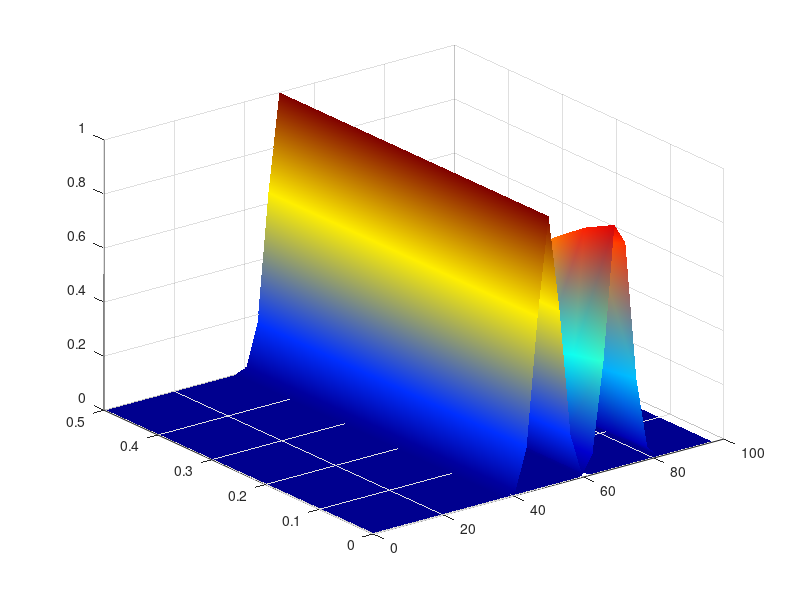
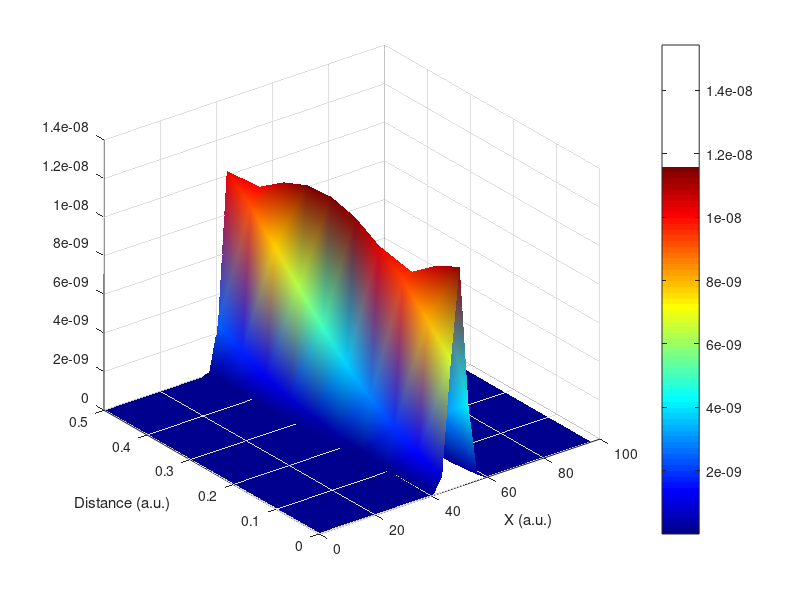
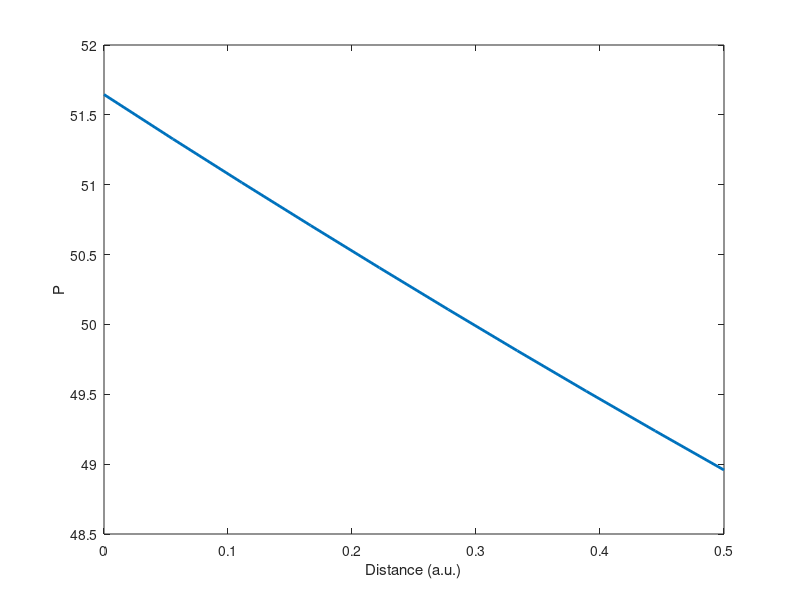
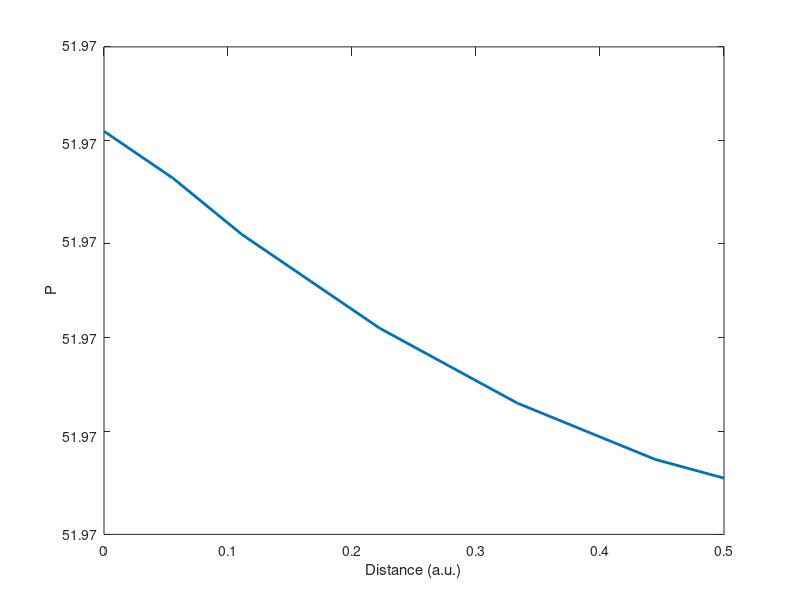

MATLAB code for these plots, in order:

% Number of fourier modes
L_space = 100;
L_time = 100;

% Number of points to split up x into
N_space = 2^5;
N_time = 2^5;

% points for x and y
x = (L_space/N_space)*(0:N_space-1);
t = (L_time/N_time)*(0:N_time-1);
[X, T] = meshgrid(x,t);

% Fourier space for x and y
kx_pump = 2*pi/L_space*[(0:N_space/2-1) (-N_space/2:-1)];
omega_pump = 2*pi/L_time*[(0:N_time/2-1) (-N_time/2:-1)];


[Kx, OMEGA] = meshgrid(kx_pump,omega_pump);

% nonlinear
Aeff_mm_squared = 20e-6;

alpha_2_d_mm_per_W = 250e-8;
alpha_2_mm_per_W = 200e-8;

%alpha_2_d_mm_per_W = 0;

gamma2 = alpha_2_mm_per_W/(2*Aeff_mm_squared);
gamma2_d = alpha_2_d_mm_per_W/(2*Aeff_mm_squared);


% Propagation distance
Z = 0.5;
steps = 10;
dZ = Z/steps;

delays = linspace(0.3, 0.7, 100);

signal = zeros(size(delays));

for jnd = 1:length(delays)
    
    % Initial envelope
    phi_pump = exp(-((X - 0.5*L_space).^2./5^2 + (T - delays(jnd)*L_time).^2./6.617.^2));
    phi_probe = exp(-((X - 0.5*L_space).^2./5^2 + (T - 0.5*L_time).^2./6.617.^2));
    
    % Linear propagation operator
    D_pump = -(0.5*(-1i*0*Kx.^2 - 20*1i*Kx + 1i*0*OMEGA.^2)*0.5*dZ);
    D_probe = -(0.5*(-1i*0*Kx.^2 + 1i*0*OMEGA.^2)*0.5*dZ);
    
    phi_out_pump = zeros(steps, N_time, N_space);
    phi_out_probe = zeros(steps, N_time, N_space);
    
    % Not symmetrized, will need to do that for better accuracy
    for ind = 1:steps
        
        %Pump
        
        lin_step_pump_1 = ifft2(fft2(phi_pump).*exp(D_pump));
        
        nonlin_step_pump = lin_step_pump_1.*exp((-2*gamma2_d*abs(lin_step_pump_1).^2)*dZ);
        
        lin_step_pump_2 = ifft2(fft2(nonlin_step_pump).*exp(D_pump));
        
        phi_pump = lin_step_pump_2;
        
        % Probe
        
        lin_step_probe_1 = ifft2(fft2(phi_probe).*exp(D_probe));
        
        nonlin_step_probe = lin_step_probe_1.*exp((-2*gamma2*abs(lin_step_pump_1).^2)*dZ);
        
        lin_step_probe_2 = ifft2(fft2(nonlin_step_probe).*exp(D_probe));
        
        phi_probe = lin_step_probe_2;
        
        phi_out_pump(ind, :, :) = phi_pump;
        phi_out_probe(ind, :, :) = phi_probe;
    end
    
    P_pump = zeros(1,steps);
    P_probe = zeros(1,steps);
    %Power
    dX = L_space/N_space;
    dT = L_time/N_time;
    
    for ind = 1:steps
        P_pump(ind) = dX*dT*sum(sum(abs(phi_out_pump(ind,:,:)).^2));
        P_probe(ind) = dX*dT*sum(sum(abs(phi_out_probe(ind,:,:)).^2));
    end
    
    signal(jnd) = P_probe(end);
end

z = linspace(0,Z,steps);
figure(1)
% surf(x,z,abs(phi_out(:,:,N_time/2)).^2)
surf(t,z,abs(squeeze(phi_out_pump(:,:,N_space/2+1))).^2)
hold on
surf(t,z,abs(squeeze(phi_out_probe(:,:,N_space/2+1))).^2)
hold off
shading interp, colormap('jet')

figure(2)
surf(x,z,abs(squeeze(phi_out_pump(:,N_time/2+1,:))).^2)
shading interp
colormap('jet')
colorbar
xlabel('X (a.u.)')
ylabel('Distance (a.u.)')
%xlim([min(x) max(x)])


%Power conservation
figure(3)
plot(z,P_pump,'Linewidth',2)
xlabel('Distance (a.u.)')
ylabel('P')
%ylim([P(1)-1 P(1)+1])

figure(4)
plot(z,P_probe,'Linewidth',2)
xlabel('Distance (a.u.)')
ylabel('P')
%ylim([P(1)-1 P(1)+1])

figure(5)
plot(signal)

show_video = 0;
if show_video, for ind = 1:steps
        imshow(squeeze(abs(phi_out_pump(ind,:,:)).^2)./max(max(abs(phi_out_pump(ind,:,:)).^2)))
        pause(0.01)
    end
end

(max(signal) - min(signal))/max(signal)
